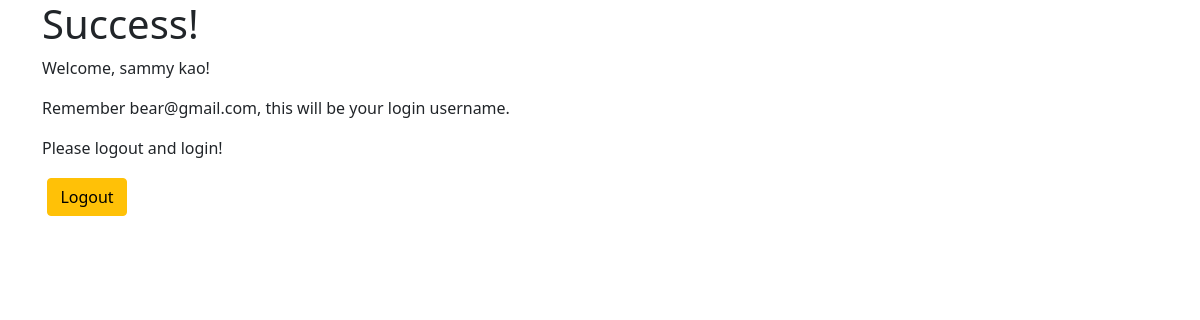
The app's page /success (signed in) with its own data.
### q_app/models.py (models this page shows)
class User(models.Model):
    first_name = models.CharField(max_length=30)
    last_name = models.CharField(max_length=30)
    email = models.CharField(max_length=50)
    pw = models.CharField(max_length=30)
    created_date = models.DateTimeField(auto_now_add=True)
    updated_at = models.DateTimeField(auto_now_add=True)
    objects = UserManager()

### q_app/views.py (the view)
# urls.py: path('success', views.success),
def success(request):
    if 'user_id' not in request.session:
        messages.error(request, "Must be logged in to view page!")
        return redirect('/')
    else:
        context = {
            'this_user': User.objects.get(id = request.session['user_id'])
        }
    return render(request, 'success.html', context)

### q_app/templates/success.html (shortened to what this page needs)
<!DOCTYPE html>
<html lang="en">
    <head>
        {% load static %}
        <link rel='stylesheet' href='https://cdn.jsdelivr.net/npm/bootstrap@5.1.0/dist/css/bootstrap.min.css'
>
        <link rel="stylesheet" href="{% static 'quote.css' %}">
    </head>
    <body>
        <div class='container'>
            <h1>Success!</h1>
            <div class='col'>
                <p>Welcome, {{this_user.first_name}} {{this_user.last_name}}!</p>
                <p>Remember {{this_user.email}}, this will be your login username.</p>
                <p>Please logout and login!</p>
            </div>
            <div>
                <a class ='btn btn-warning' style="width: 5rem;" href="/logout">Logout</a>
            </div>
        </div>
    </body>
</html>

### q_app/static/quote.css (style rules this page uses)
.btn { margin: 2px 5px; }

### records on screen
User: first_name "sammy", last_name "kao", email "bear@gmail.com"
